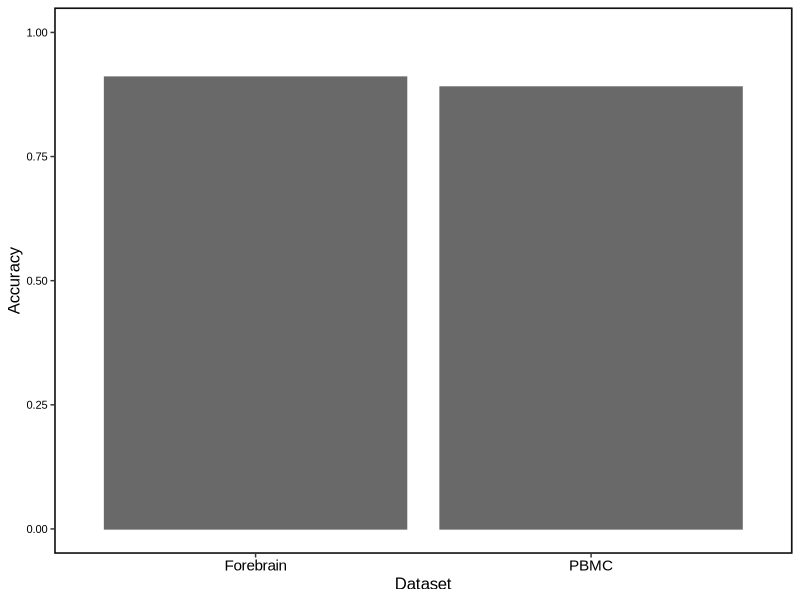

Write R code to recreate this figure.
library(ggplot2)

df_plot <- data.frame(dataset = c('PBMC', 'Forebrain'), Accuracy = c(0.89, 0.91))

plot_bar <- 
    ggplot(df_plot, aes(x = dataset, y = Accuracy)) + 
    geom_bar(stat = 'identity', color = 'dimgray', fill = 'dimgray', 
             position=position_dodge(0.6)) + 
    coord_cartesian(ylim = c(0, 1)) + 
    # coord_flip() + 
    labs(x = 'Dataset', y = 'Accuracy') +
    theme_bw() +
    theme(panel.background = element_rect(color = 'black', size = 1,
                                          fill = 'transparent'),
          panel.grid = element_blank(),
          axis.text.x = element_text(size = 11, color = 'black', family = 'Arial'),
          axis.text.y = element_text(size = 8, color = 'black', family = 'Arial'),
          axis.title = element_text(size = 12, family = 'Arial'))
ggsave(filename = 'acc_plot.png',
       path = '/mdshare/node9/zy/scATAC', plot = plot_bar,
       units = 'cm', height = 10, width = 7)
